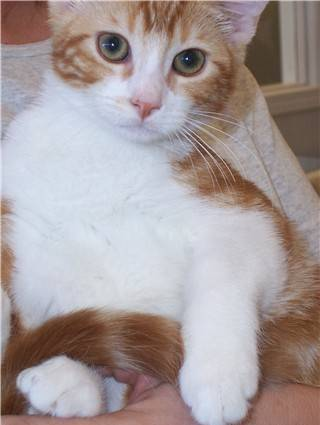
#> input picture ImageClassification/Data/Imgs/img1.jpg, 320 x 425 px; its folder holds only this picture in this run
$ python Preprocess.py
#> lines starting #> are read from the running program, lines starting #| are printed output that depends on the picture
import os
import shutil
from tqdm import tqdm
import cv2

class PreprocessData:
    def __init__(self, paths):
        self.paths = paths

    def resize_data(self, size):
#> called with size = (299, 299)
        for path in self.paths:
            print('Resizing {}'.format(path))
            src_path = os.path.abspath(path)
            dst_path = src_path + 'Resize'
            shutil.rmtree(dst_path, ignore_errors=True)
            os.mkdir(dst_path)

            filenames = os.listdir(src_path)
            for filename in tqdm(filenames):
                src_filepath = os.path.join(src_path, filename)
                dst_filepath = os.path.join(dst_path, filename)

                try:
                    img = cv2.imread(src_filepath)
#> img is the input picture: shape (425, 320, 3); mean B, G, R 155.1, 155.1, 166.2
                    img = cv2.resize(img, size)
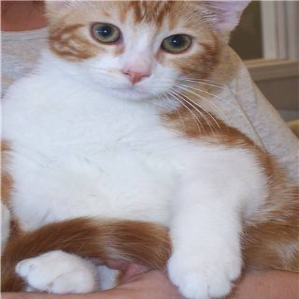
#> img: shape (299, 299, 3); mean B, G, R 155, 155, 166.1
                    cv2.imwrite(dst_filepath, img)
                except:
                    pass

if __name__ == '__main__':
    resize_paths = ['./Data/Imgs']     # Give the path where the data folders are present
    p = PreprocessData(resize_paths)
    p.resize_data((299, 299))          # Specify the size you would like to resize the images to

$ run again, on ImageClassification/Data/Imgs/img5.jpg
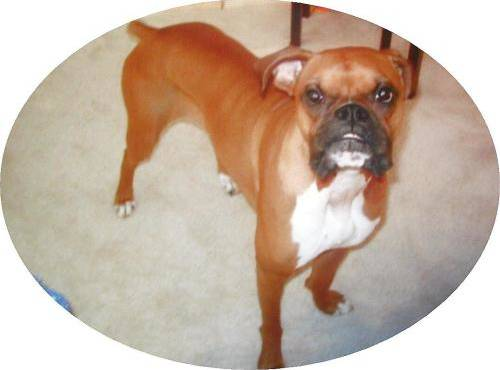
#> input picture ImageClassification/Data/Imgs/img5.jpg, 500 x 370 px
#> in resize_data, img is the input picture: shape (370, 500, 3); mean B, G, R 163.2, 179.1, 198.7
#> in resize_data, `img = cv2.resize(img, size)`:
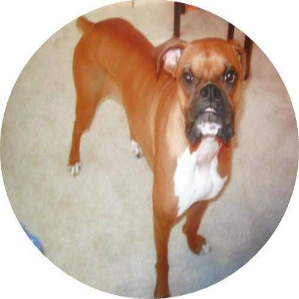
#> img: shape (299, 299, 3); mean B, G, R 163.1, 179, 198.6

$ run again, on ImageClassification/Data/Imgs/img6.jpg
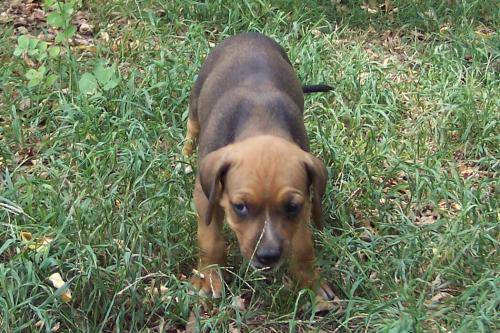
#> input picture ImageClassification/Data/Imgs/img6.jpg, 500 x 333 px
#> in resize_data, img is the input picture: shape (333, 500, 3); mean B, G, R 94.5, 124.4, 112.8
#> in resize_data, `img = cv2.resize(img, size)`:
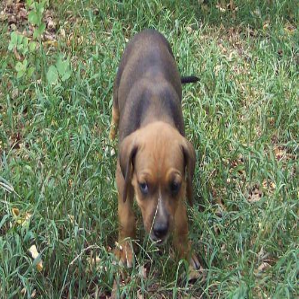
#> img: shape (299, 299, 3); mean B, G, R 94.3, 124.3, 112.6

$ run again, on ImageClassification/Data/Imgs/img2.jpg
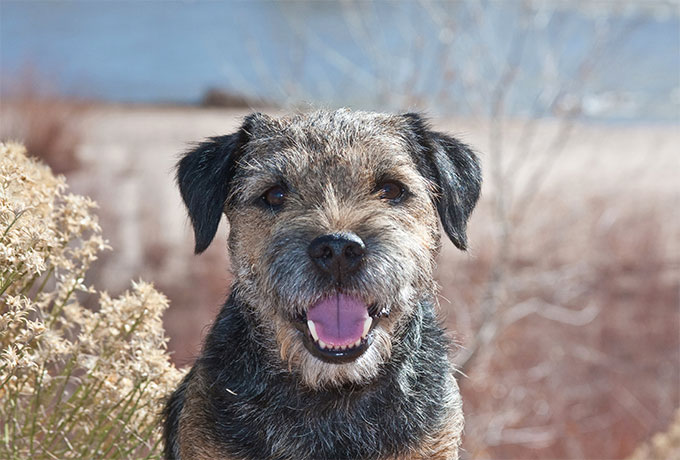
#> input picture ImageClassification/Data/Imgs/img2.jpg, 680 x 460 px
#> in resize_data, img is the input picture: shape (460, 680, 3); mean B, G, R 143.5, 143.4, 149.4
#> in resize_data, `img = cv2.resize(img, size)`:
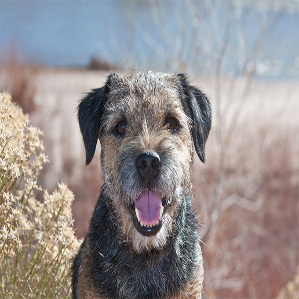
#> img: shape (299, 299, 3); mean B, G, R 143.4, 143.3, 149.3

$ run again, on ImageClassification/Data/Imgs/img3.jpg
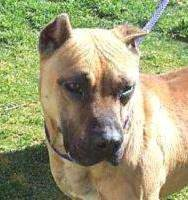
#> input picture ImageClassification/Data/Imgs/img3.jpg, 188 x 200 px
#> in resize_data, img is the input picture: shape (200, 188, 3); mean B, G, R 117.1, 155.2, 156.3
#> in resize_data, `img = cv2.resize(img, size)`:
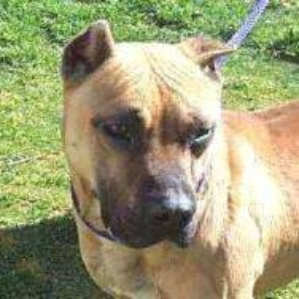
#> img: shape (299, 299, 3); mean B, G, R 116.9, 155.1, 156.1
